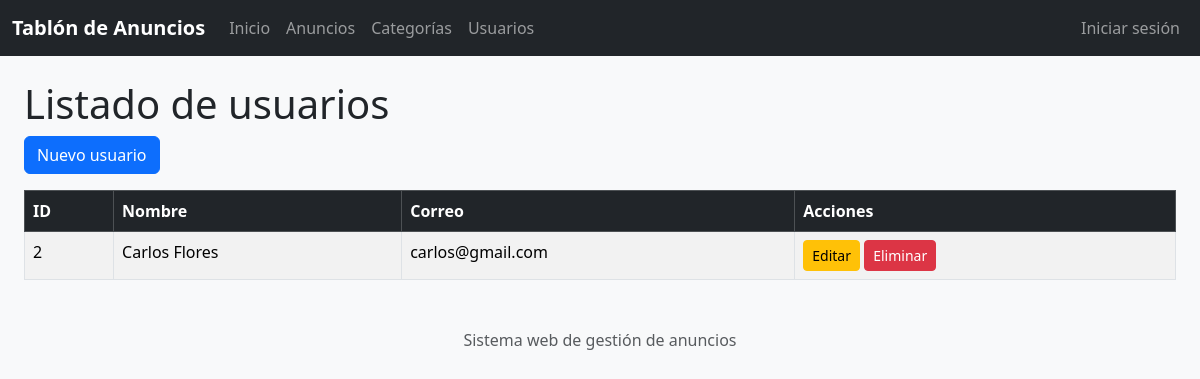
Screenshot of /usuarios/ with the database file from the repository.
### blueprintapp/usuarios/models.py (models this page shows, shortened)
class Usuario(db.Model):
    __tablename__ = "usuarios"
    id = db.Column(db.Integer, primary_key=True)
    nombre = db.Column(db.String,nullable=False)
    email = db.Column(db.String,unique=True,nullable=False)
    password = db.Column(db.String,nullable=False)

### blueprintapp/usuarios/routes.py (the view)
@bp_usuario.route("/")
def index():
    usuarios = Usuario.query.all()
    return render_template('usuarios/index.html',usuarios=usuarios)

### blueprintapp/usuarios/templates/usuarios/index.html
{% extends "base.html" %}
{% block content %}
<h1>Listado de usuarios</h1>
<a href="{{ url_for('bp_usuario.create') }}" class="btn btn-primary mb-3">
    Nuevo usuario
</a>
<table class="table table-bordered table-striped">
    <thead class="table-dark">
        <tr>
            <th>ID</th>
            <th>Nombre</th>
            <th>Correo</th>
            <th>Acciones</th>
        </tr>
    </thead>
    <tbody>
        {% for item in usuarios %}
        <tr>
            <td>{{ item.id }}</td>
            <td>{{ item.nombre }}</td>
            <td>{{ item.email }}</td>
            <td>
                <a href="{{ url_for('bp_usuario.edit', id=item.id) }}" class="btn btn-warning btn-sm">
                    Editar
                </a>
                <form method="POST" action="{{ url_for('bp_usuario.delete', id=item.id) }}" class="d-inline" onsubmit="return confirm('¿Estás seguro de eliminar este usuario?');">
                    <button type="submit" class="btn btn-danger btn-sm">
                        Eliminar
                    </button>
                </form>
            </td>
        </tr>
        {% else %}
        <tr>
            <td colspan="4">No hay usuarios registrados</td>
        </tr>
        {% endfor %}
    </tbody>
</table>
{% endblock %}

### rows the page displays
Usuario: id "2", nombre "Carlos Flores", email "carlos@gmail.com"
